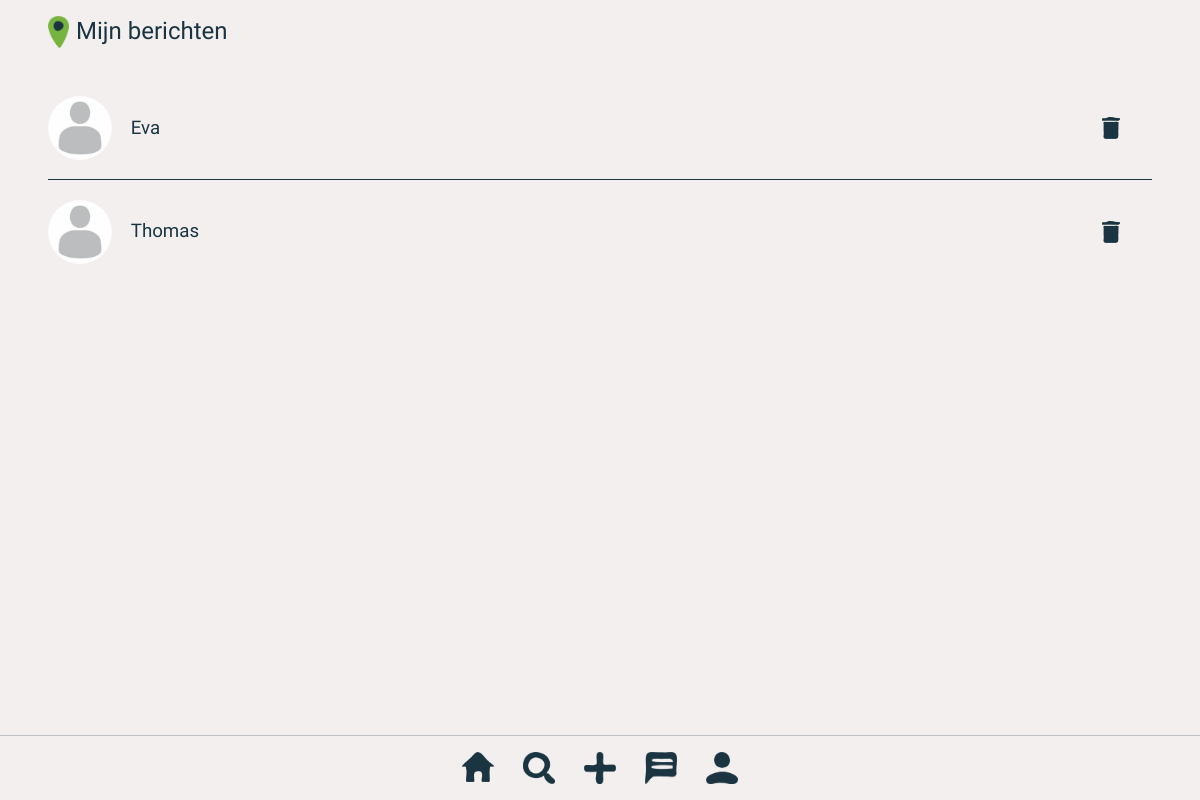
/chats.php (signed in), run on the app's committed database.
### tables this page shows
CREATE TABLE `chat` (
  `id` int(11) NOT NULL,
  `receiver_id` int(255) NOT NULL,
  `sender_id` int(255) NOT NULL
);

CREATE TABLE `users` (
  `id` int(255) NOT NULL,
  `username` varchar(255) NOT NULL,
  `password` varchar(255) NOT NULL,
  `email` varchar(255) NOT NULL,
  `profile_picture` varchar(255) NOT NULL DEFAULT 'default.jpg',
  `premium` int(255) NOT NULL DEFAULT '0',
  `reactions` int(11) NOT NULL DEFAULT '2',
  `products_saved` int(255) NOT NULL DEFAULT '0'
);

### classes/User.php (called while the page is built, shortened)
<?php
    class User {
        public static function getUsernameById($userId){
            $conn = Database::getConnection();
            $query = $conn->prepare("SELECT username FROM users WHERE id = :userId");
            $query->bindValue(":userId", $userId);
            $query->execute();
            $id = $query->fetch();
            return $id['username'];
        }
        public static function getProfilePictureById($userId){
            $conn = Database::getConnection();
            $query = $conn->prepare("SELECT profile_picture FROM users WHERE id = :userId");
            $query->bindValue(":userId", $userId);
            $query->execute();
            $id = $query->fetch();
            return $id['profile_picture'];
        }
        public static function getChats($userId) {
            $conn = Database::getConnection();
            $query = $conn->prepare("SELECT * FROM chat WHERE receiver_id = :userId");
            $query->bindValue(":userId", $userId);
            $query->execute();
            $chats = $query->fetchAll();
            return $chats;
        }
    }
?>

### chats.php (the view, shortened to what this page needs)
<?php
    $chats = User::getChats($_SESSION['userId']);
?>
<!DOCTYPE html>
<html lang="en">
<head>
     <link rel="stylesheet" href="css/normalize.css">
     <link rel="stylesheet" href="css/general.css">
</head>
<body>
    <header>
        <img src="assets/location_dot.png">
        <h2>Mijn berichten</h2>
    </header>
    <section class="messages_section">
        <?php foreach($chats as $chat): ?>
        <a href="chat.php?q=<?php echo $chat['sender_id'] ?>" class="message_wrapper">
            <img class="user_image" src="profile_pictures/<?php echo User::getProfilePictureById($chat['sender_id']); ?>">
            <h3><?php echo htmlspecialchars(User::getUsernameById($chat['sender_id'])); ?></h3>
            <img class="delete_image" src="assets/icons/trash_icon.png">
        </a>
        <div class="divider"></div>
        <?php endforeach; ?>
    </section>
    <nav>
        <a href="home.php"><img src="assets/icons/home_icon.png"></a>
        <a href="search.html"><img src="assets/icons/search_icon.png"></a>
        <a href="upload.php"><img src="assets/icons/plus_icon.png"></a>
        <a href="chats.php"><img src="assets/icons/message_icon.png"></a>
        <a href="profile.php"><img src="assets/icons/profile_icon.png"></a>
    </nav>
</body>
</html>

### css/general.css (style rules this page uses)
:root { --offWhite: #F3EFEF; --offBlack: #1A3541; --accentGreen: #78B53E; --placeholderGrey: #C6C9CB; --warningRed: #F66565; --textFont: 'Cabin', sans-serif; --titleFont: 'RocknRoll One', sans-serif; --textFontSize: ; --titleFontSize: 1.4em; --pageTitleFontSize: 1.1em; --actionBarFontSize: 1.5em; --whiteSpaceOffset: 3em; }
* { font-family: var(--textFont); color: var(--offBlack); }
body { height: 100vh; background-color: var(--offWhite); }
a { color: var(--offBlack); text-decoration: none; }
h1, h2, h3 { font-family: var(--titleFont); font-weight: 300; margin: 0; }
header { background-color: var(--offWhite); position: sticky; top: 0; z-index: 999; display: flex; align-items: center; padding-left: var(--whiteSpaceOffset); padding-top: 1em; padding-bottom: 1em; }
header img { width: 1.3em; }
header h2 { margin-left: 0.3em; font-size: var(--actionBarFontSize); flex-grow: 1; }
nav { display: flex; justify-content: center; background-color: var(--offWhite); position:fixed; width:100%; bottom: 0; right: 0; border-top: solid 1px #C0C3C6; }
nav img { width: 2em; padding-top: 1em; padding-bottom: 0.7em; padding-left: 0.9em; padding-right: 0.9em; }
section { display: flex; flex-direction: column; }
.messages_section { display: flex; flex-direction: column; margin-right: var(--whiteSpaceOffset); margin-left: var(--whiteSpaceOffset); margin-top: 2em; }
.message_wrapper { display: flex; flex-direction: row; align-items: center; justify-content: space-between; }
.message_wrapper .user_image { width: 4em; height: 4em; border-radius: 50%; }
.message_wrapper h3 { flex-grow: 1; margin-left: 1em; }
.message_wrapper .delete_image { width: 1.1em; margin-right: 2em; }
.messages_section .divider { background-color: var(--offBlack); width: 100%; height: 1px; margin-top: 1.2em; margin-bottom: 1.2em; }

### data on the page
chat: sender.profile_picture (placeholder picture), sender.username "Eva"
chat: sender.profile_picture (placeholder picture), sender.username "Thomas"
